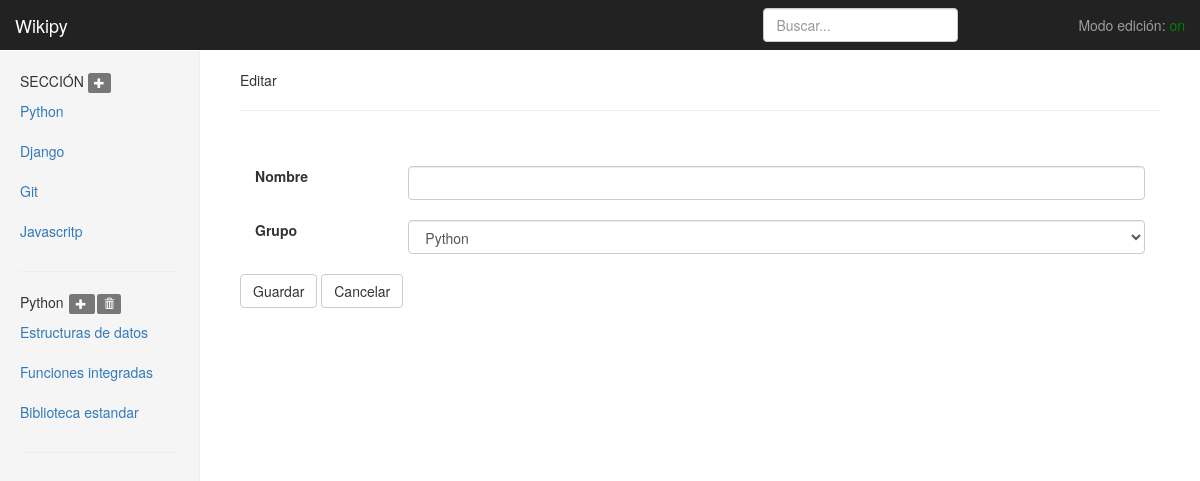
The app's page /wiki/add/cat/1 with its own data.
### Wikipy/models.py (models this page shows, shortened)
class Grupo(models.Model):
	nombre=models.CharField(max_length=20)
	img=models.ImageField(upload_to='img_grupos',blank=True)
	def __str__(self):
		return self.nombre

class Categoria(models.Model):
	nombre=models.CharField(max_length=50)
	grupo=models.ForeignKey('Grupo',on_delete=models.PROTECT)

### Wikipy/views.py (the view)
# urls.py: path('add/cat/<slug:id_grupo>', wikipy.addCat),
def addCat(request,id_grupo):
	grupo=Grupo.objects.get(id=id_grupo)
	grupos=Grupo.objects.all()
	categorias=Categoria.objects.filter(grupo=id_grupo)
	'''
	Si recibe los datos del form por post
	'''
	if request.method == "POST":
		form_cat = CategoriaForm(request.POST)
		cat=form_cat.save()
		return redirect('/wiki/grupo/{}/cat/{}'.format(grupo.id,cat.id))
	else:
		form_cat = CategoriaForm(initial={'grupo':id_grupo})
	return render(request, 'Wikipy/add_cat.html',
		{'grupos':grupos,
		'form':form_cat,
		'grupo':grupo,
		'categorias':categorias,
		'edit':editon(),
		})

### Wikipy/forms.py
class CategoriaForm(forms.ModelForm):
	class Meta:
		model = Categoria
		fields = ('nombre','grupo')
	def __init__(self, *args, **kwargs):
		super().__init__(*args, **kwargs)
		for field in self.Meta.fields:
			self.fields[field].widget.attrs.update({'class': 'form-control'})

### Wikipy/views.py (called while the page is built)
def editon():
	e=Administrador.objects.get(id=1).editor
	return e

### Chachaland/templates/Wikipy/add_cat.html (shortened to what this page needs)
{% extends "Wikipy/index.html" %}
{% block add_cat %}
{%if edit%}
	Editar {{categoria}}
{%endif%}
<hr>
<div><br></div>
  <div class="form-group">
	 <form method="POST" class="post-form">{% csrf_token %}
	 	{% for campo in form%}
		<div class="form-group">
		    <label  class="col-sm-2 control-label">{{campo.label}}</label>
		    <div class="col-sm-10">
		      {{campo}}
		      <br>
		    </div>
		</div>
		{%endfor%}
	<button type="submit" class="btn btn-default">Guardar</button>
	<input type="button" onclick="history.back()" class="btn btn-default" name="volver atrás" value="Cancelar">
	</form>
  </div>
{% endblock %}

### Chachaland/templates/Wikipy/index.html (shortened to what this page needs)
 {% load static %}
<!DOCTYPE html>
<html lang="en">
  <head>
    <link href="{% static "/wikipy/css/bootstrap.min.css" %}" rel="stylesheet">
    <link href="{% static "/wikipy/css/dashboard.css" %}" rel="stylesheet">
    <link href="{% static "/wikipy/css/prism.css" %}" rel="stylesheet">
  </head>
  <body >
    <nav class="navbar navbar-inverse navbar-fixed-top">
      <div class="container-fluid" >
        <div class="navbar-header">
          <a class="navbar-brand" href="/wiki">Wikipy</a>
        </div>
        <div id="navbar" class="navbar-collapse collapse">
          <ul class="nav navbar-nav navbar-right">
            <li><a href="#"></a></li>
            <li><a href="#"></a></li>
            <li><a href="#"></a></li>
            <li>
              {%if edit%}
              <a href="/wiki/editon/off">Modo edición: <spam style="color:green">on</spam></a>
              {%endif%}
            </li>
          </ul>
          <form method="GET" class="navbar-form navbar-right" action="/wiki/search">{% csrf_token %}
            <input type="text" name="busqueda" class="form-control" placeholder="Buscar..." value="{{ buscar|escape }}">
          </form>
        </div>
      </div>
    </nav>
    <div class="container-fluid" >
      <div class="row">
        <div class="col-sm-3 col-md-2 sidebar">
          <spam>SECCIÓN</spam>
          {%if edit%}
           <spam>
           <a style="color:white" href="/wiki/add/gr">
            <span class="label label-default">
              <span class="glyphicon glyphicon-plus "></span>
              </span>
            </a>
          </spam>
          {%endif%}
          <ul class="nav nav-sidebar">
            {% for grupo in grupos %}
            <li><a href="/wiki/grupo/{{grupo.id}}">{{grupo}}</a></li>
            {%endfor%}
          </ul>
          <hr>
          {% if grupo %}
          <spam>{{grupo}}
            {%if edit%}
           <a style="padding: 2px; text-decoration: none" href="/wiki/add/cat/{{grupo.id}}">
            <span class="label label-default">
              <span class="glyphicon glyphicon-plus "></span>
              </span>
            </a>
             <a style="color:white" href="/wiki/rm/gr/{{grupo.id}}">
            <span class="label label-default">
              <span class="glyphicon glyphicon-trash "></span>
              </span>
            </a>
            {%endif%}
          </spam>
          {%endif%}
            <ul class="nav nav-sidebar">
            {% for cat in categorias %}
            <li>
              <a href="/wiki/grupo/{{grupo.id}}/cat/{{cat.id}}">
              {{cat.nombre}}
              </a>
            </li>
            {%endfor%}
          </ul>
          <hr>
        </div>
        <div class="col-sm-9 col-sm-offset-3 col-md-10 col-md-offset-2 main" >
            {% block add_cat %}
            {% endblock %}
        </div>
      </div>
    </div>
  </body>
</html>

### Chachaland/static/wikipy/css/dashboard.css (style rules this page uses)
body { padding-top: 50px; }
.navbar-fixed-top { border: 0; }
.sidebar { display: none; }
@media (min-width: 768px) { .sidebar { position: fixed; top: 51px; bottom: 0; left: 0; z-index: 1000; display: block; padding: 20px; overflow-x: hidden; overflow-y: auto; background-color: #f5f5f5; border-right: 1px solid #eee; } }
.nav-sidebar { margin-right: -21px; margin-bottom: 20px; margin-left: -20px; }
.nav-sidebar > li > a { padding-right: 20px; padding-left: 20px; }
.main { padding: 20px; }
@media (min-width: 768px) { .main { padding-right: 40px; padding-left: 40px; } }

### records on screen
Grupo: nombre "Python"
Grupo: nombre "Django"
Grupo: nombre "Git"
Grupo: nombre "Javascritp"
Categoria: nombre "Estructuras de datos"
Categoria: nombre "Funciones integradas"
Categoria: nombre "Biblioteca estandar"

### other values on screen
{{ campo.label }} "Nombre" "Grupo"
